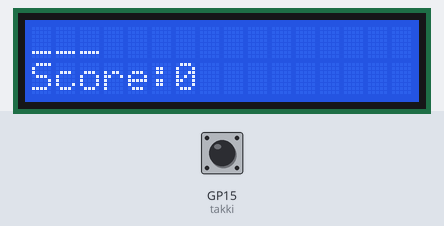
The program below on a simulated Raspberry Pi Pico running MicroPython. Parts: 16×2 character LCD. Inputs (shaded band) come from the test bench; at power-on: GP15 (takki) HIGH. What the program prints to the serial console is not drawn.

Above: at 1.2 s.
1.3 s: GP15 (takki) pulled LOW for 1 s
At 2.9 s:
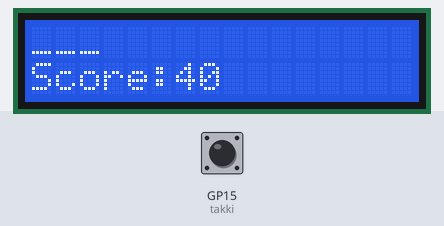
3.8 s: GP15 (takki) pulled LOW for 0.15 s
At 4.6 s:
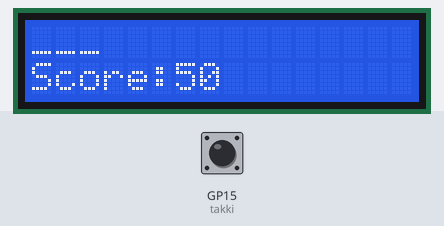
5.6 s: GP15 (takki) pulled LOW for 0.15 s
At 7.0 s:
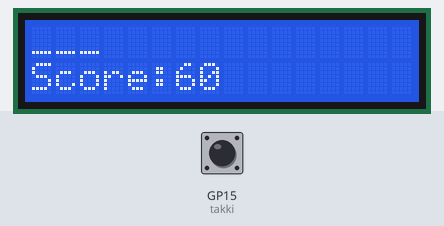
7.4 s: GP15 (takki) pulled LOW for 1 s
At 9.2 s:
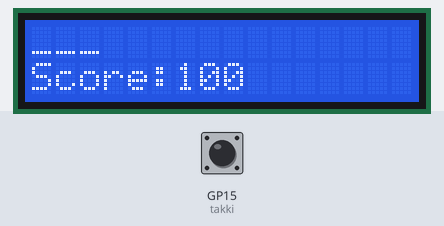
Timing chart, 0 to 10.7 s (numbered marks = the images above; inputs shaded):
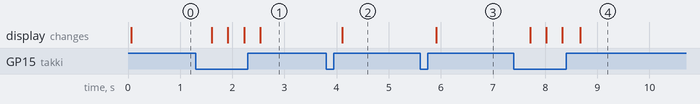

Measured:
- after the input at 1.3 s, the display: first changes after 0.31 s (image 1 shows a later state)
- after the input at 3.8 s, the display: changes after 0.31 s (image 2)
- after the input at 5.6 s, the display: changes after 0.31 s (image 3)
- after the input at 7.4 s, the display: first changes after 0.31 s (image 4 shows a later state)

The program:

lcd.py
```python
import time
from machine import I2C, Pin
from I2C_LCD import I2cLcd

takki = Pin(15, Pin.IN, Pin.PULL_UP)
i2c = I2C(scl=Pin(13), sda=Pin(14), freq=400000)
devices = i2c.scan()

if len(devices) == 0:
    print("No i2c device !")
else:
    for device in devices:
        print("I2C addr: "+hex(device))
        lcd = I2cLcd(i2c, device, 2, 16)
try:
    lcd.move_to(0, 0)
    lcd.putstr("___") # breyta
    count = 0
    while True:
        lcd.move_to(0, 1)
        lcd.putstr("Score:%d" %(count))
        if not takki.value():
            count += 10
            time.sleep_ms(300)
except:
    pass
```
